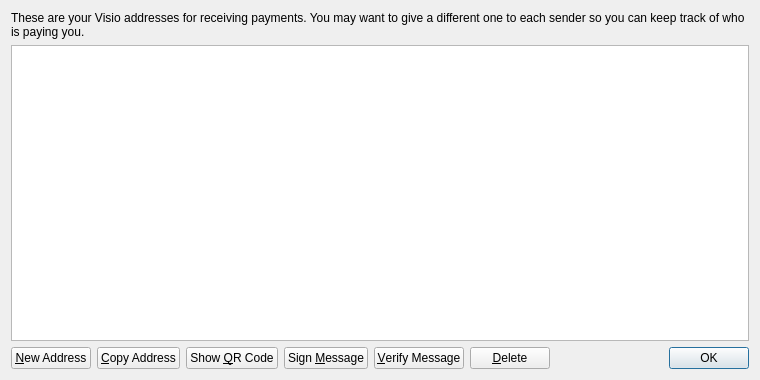
<?xml version="1.0" encoding="UTF-8"?>
<ui version="4.0">
 <class>AddressBookPage</class>
 <widget class="QWidget" name="AddressBookPage">
  <property name="geometry">
   <rect>
    <x>0</x>
    <y>0</y>
    <width>760</width>
    <height>380</height>
   </rect>
  </property>
  <property name="windowTitle">
   <string>Address Book</string>
  </property>
  <layout class="QVBoxLayout" name="verticalLayout">
   <item>
    <widget class="QLabel" name="labelExplanation">
     <property name="text">
      <string>These are your Visio addresses for receiving payments. You may want to give a different one to each sender so you can keep track of who is paying you.</string>
     </property>
     <property name="textFormat">
      <enum>Qt::PlainText</enum>
     </property>
     <property name="wordWrap">
      <bool>true</bool>
     </property>
    </widget>
   </item>
   <item>
    <widget class="QTableView" name="tableView">
     <property name="contextMenuPolicy">
      <enum>Qt::CustomContextMenu</enum>
     </property>
     <property name="toolTip">
      <string>Double-click to edit address or label</string>
     </property>
     <property name="tabKeyNavigation">
      <bool>false</bool>
     </property>
     <property name="selectionMode">
      <enum>QAbstractItemView::SingleSelection</enum>
     </property>
     <property name="selectionBehavior">
      <enum>QAbstractItemView::SelectRows</enum>
     </property>
     <property name="sortingEnabled">
      <bool>true</bool>
     </property>
     <attribute name="verticalHeaderVisible">
      <bool>false</bool>
     </attribute>
    </widget>
   </item>
   <item>
    <layout class="QHBoxLayout" name="horizontalLayout">
     <item>
      <widget class="QPushButton" name="newAddressButton">
       <property name="toolTip">
        <string>Create a new address</string>
       </property>
       <property name="text">
        <string>&amp;New Address</string>
       </property>
      </widget>
     </item>
     <item>
      <widget class="QPushButton" name="copyToClipboard">
       <property name="toolTip">
        <string>Copy the currently selected address to the system clipboard</string>
       </property>
       <property name="text">
        <string>&amp;Copy Address</string>
       </property>
      </widget>
     </item>
     <item>
      <widget class="QPushButton" name="showQRCode">
       <property name="text">
        <string>Show &amp;QR Code</string>
       </property>
      </widget>
     </item>
     <item>
      <widget class="QPushButton" name="signMessage">
       <property name="toolTip">
        <string>Sign a message to prove you own a Visio address</string>
       </property>
       <property name="text">
        <string>Sign &amp;Message</string>
       </property>
      </widget>
     </item>
     <item>
      <widget class="QPushButton" name="verifyMessage">
       <property name="toolTip">
        <string>Verify a message to ensure it was signed with a specified Visio address</string>
       </property>
       <property name="text">
        <string>&amp;Verify Message</string>
       </property>
      </widget>
     </item>
     <item>
      <widget class="QPushButton" name="deleteButton">
       <property name="toolTip">
        <string>Delete the currently selected address from the list</string>
       </property>
       <property name="text">
        <string>&amp;Delete</string>
       </property>
      </widget>
     </item>
     <item>
      <spacer name="horizontalSpacer">
       <property name="orientation">
        <enum>Qt::Horizontal</enum>
       </property>
       <property name="sizeHint" stdset="0">
        <size>
         <width>40</width>
         <height>20</height>
        </size>
       </property>
      </spacer>
     </item>
     <item>
      <widget class="QDialogButtonBox" name="buttonBox">
       <property name="sizePolicy">
        <sizepolicy hsizetype="Maximum" vsizetype="Fixed">
         <horstretch>0</horstretch>
         <verstretch>0</verstretch>
        </sizepolicy>
       </property>
       <property name="standardButtons">
        <set>QDialogButtonBox::Ok</set>
       </property>
      </widget>
     </item>
    </layout>
   </item>
  </layout>
 </widget>
 <resources>
  <include location="../bitcoin.qrc"/>
 </resources>
 <connections/>
</ui>
